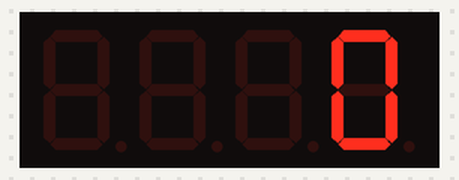
Simulated run of this sketch. Board: ESP32. Shown: 4-digit seven-segment display.

Above: at 0.1 s.
At 4.2 s:
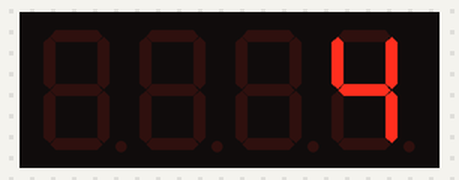
At 9.3 s:
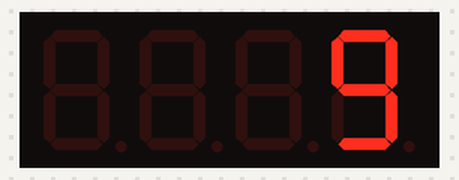
At 19.5 s:
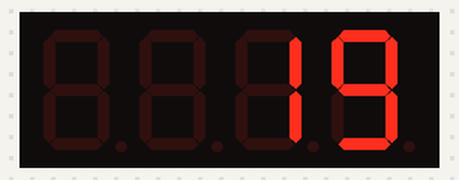
At 28.7 s:
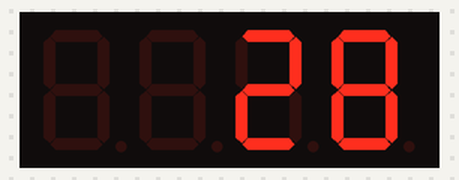
At 38.9 s:
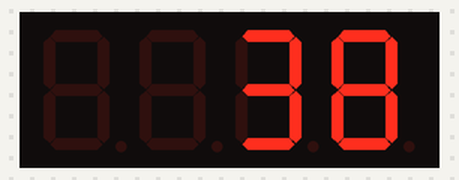

Measured:
- what the display in image 1 shows lasts 1.0 s, from 4.1 s to 5.1 s

The sketch:

04_7seg_count.ino
```cpp
/*
  7세그 카운트 — '갱신'의 기본기
  변수에 담긴 숫자를 1초마다 새로 표시해요.
  이 코드가 잠시 뒤 '카운트다운 타이머'의 심장이 됩니다!
  연결: images/wiring_7segment.png (DIO='6'칸, CLK='7'칸)
*/

#include <TM1637Display.h>

#define DIO 27  // '6' 칸
#define CLK 14  // '7' 칸

TM1637Display display(CLK, DIO);

int count = 0;   // 변수: 숫자를 담는 상자

void setup() {
  display.setBrightness(7);
}

void loop() {
  display.showNumberDec(count);  // 상자 속 숫자를 표시
  count = count + 1;             // 상자 속 숫자를 1 키우고
  delay(1000);                   // 1초 쉬고 → 다시 loop 처음으로!
}
```
